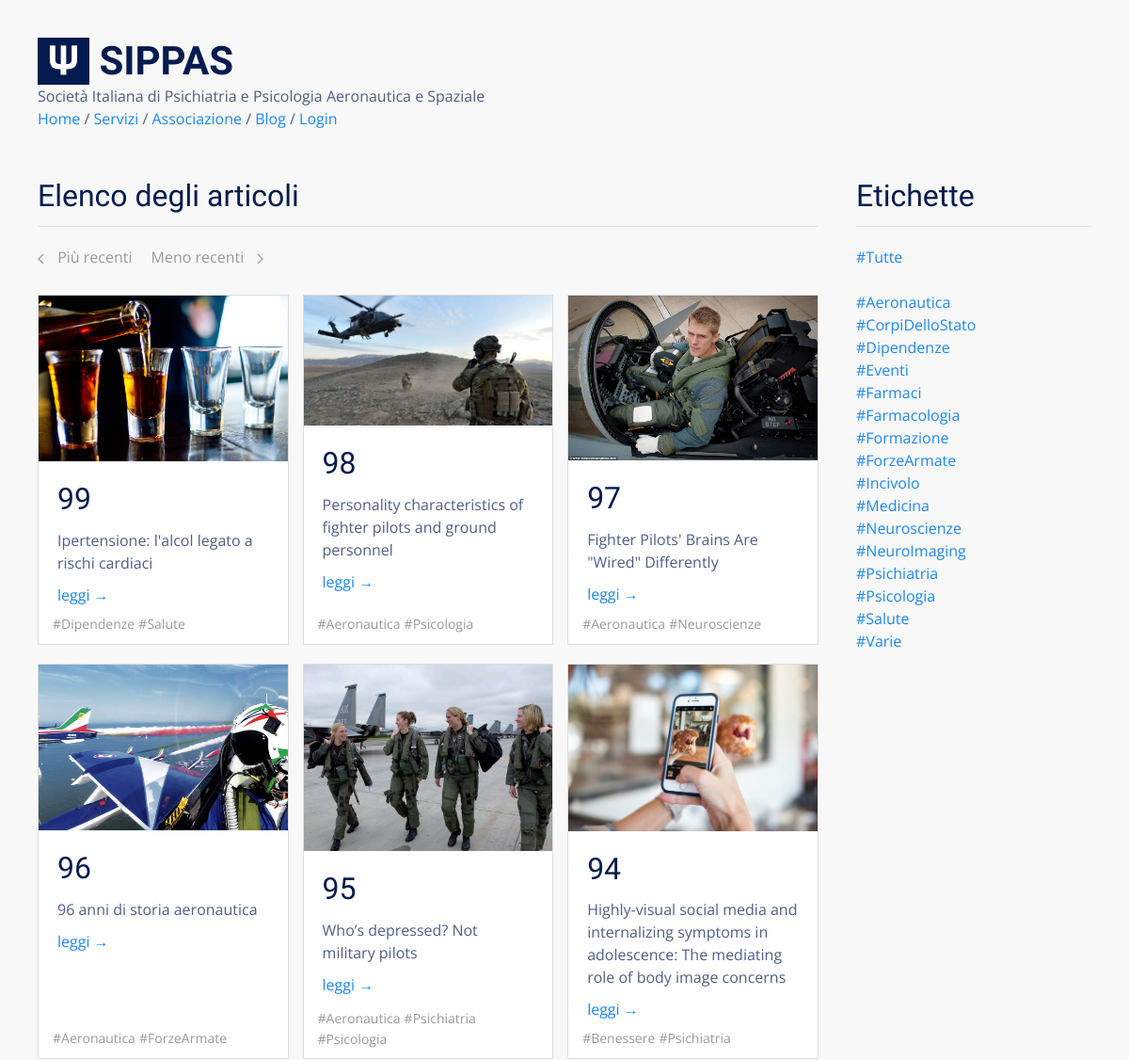
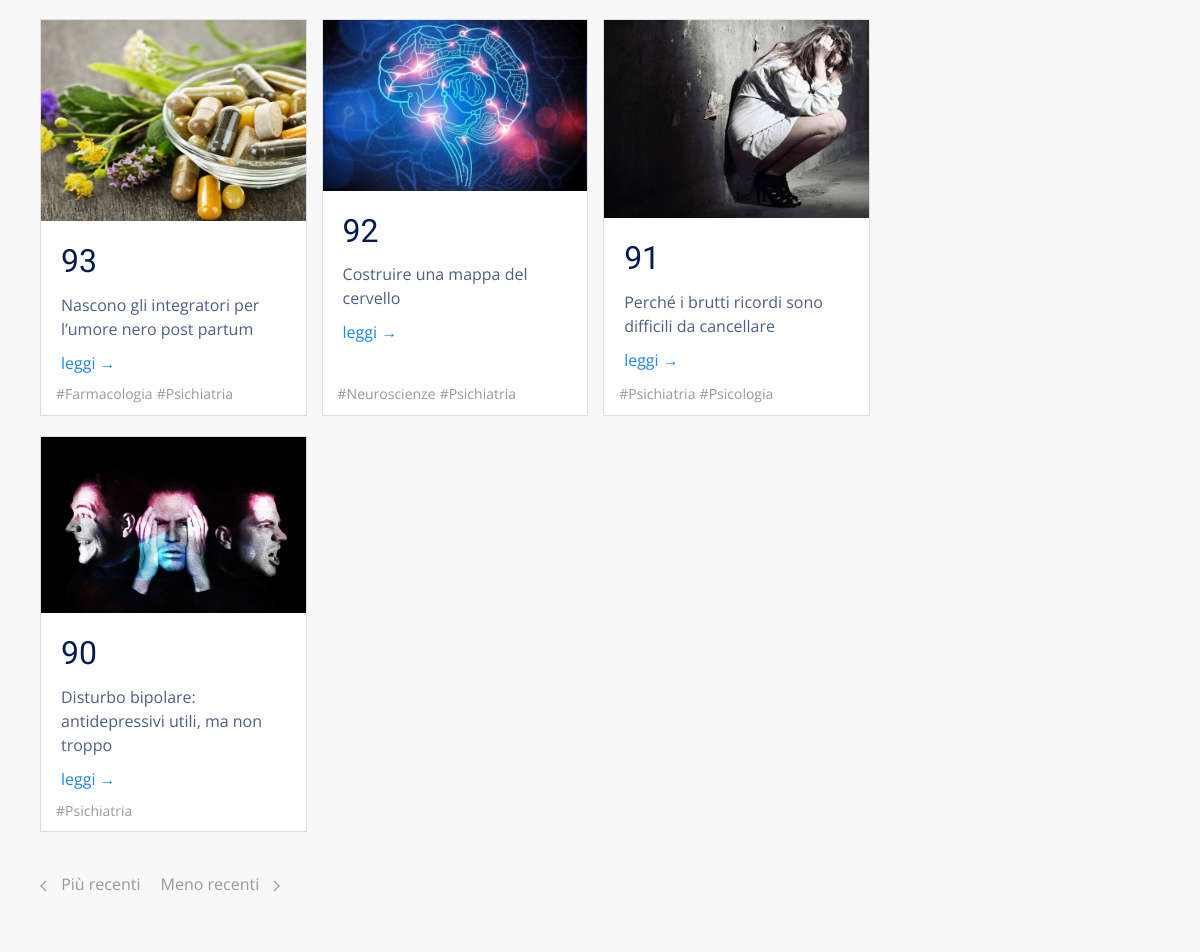
Screenshot of /blog/ with the database file from the repository (2 pictures, top to bottom).
### tables this page shows
CREATE TABLE "posts" (
  "id" integer NOT NULL,
  "title" text,
  "body" TEXT,
  "teaser" text,
  "tags" TEXT,
  "is_sticky" integer,
  "author" text,
  "created_at" TEXT,
  "updated_at" text,
  "published_at" TEXT,
  PRIMARY KEY ("id")
);

### flaskApp/blueprints/blog/routes.py (the view)
@bp_blog.route("/")
@cache.cached()
def posts():
  posts = query_db('SELECT * FROM posts ORDER BY id DESC LIMIT {}'.format(BLOG_PAGE_SIZE))
  return render_template(
    "blog/posts.html",
    posts=posts,
    tags=TAGS,
    pagination="blog/posts_pagination.html"
  )

### flaskApp/db/sqlite.py (called while the page is built)
def get_db():
  if "db" not in g:
    g.db = sqlite3.connect(
      db_path,
      detect_types = sqlite3.PARSE_DECLTYPES,
      isolation_level = "DEFERRED"
    )
    g.db.cursor().execute("PRAGMA journal_mode=WAL")
    g.db.row_factory = sqlite3.Row
  return g.db

def query_db(query, args=(), one = False):
  with closing(get_db().cursor().execute(query, args)) as cur:
    rv = cur.fetchall()
    return (rv[0] if rv else None) if one else rv

### flaskApp/blueprints/blog/templates/blog/posts.html
{% extends 'base.html' %}
{% block content %}
<div class="uk-section">
  <div class="uk-container">
    <div class="uk-grid">
      <div class="uk-width-3-4@s">
        <h2 class="uk-heading-divider">Elenco degli articoli</h2>
        {% if posts %}
          <div class="uk-margin">
            {% include pagination %}
          </div>
          {% include 'blog/posts_list.html' %}
        {% else %}
          <div class="uk-margin">
            Nessun articolo trovato.
          </div>
        {% endif %}
      </div>
      <div class="uk-width-expand">
        <div>
          <h2 class="uk-heading-divider">Etichette</h2>
          {% include 'blog/tags_list.html' %}
        </div>
      </div>
    </div>
    {% if posts %}
      <div class="uk-margin">
        {% include pagination %}
      </div>
    {% endif %}
  </div>
</div>
{% endblock %}

### flaskApp/blueprints/blog/templates/blog/posts_list.html
<div class="uk-grid uk-grid-match uk-grid-small">
  {% for p in posts %}
  <div class="uk-width-1-2@s uk-width-1-3@l uk-margin-bottom">
    <div class="uk-card uk-card-default uk-card-small uk-margin">
      {% if p.teaser %}
      <div class="uk-card-media-top">
        <img src="{{ url_for('static', filename='blog/' + p.teaser | replace('#', p.id | string)) }}" />
      </div>
      {% endif %}
      <div class="uk-card-body">
        <h2 class="uk-margin-remove">{{ p.id }}</h2>
        <p class="uk-margin-small">{{ p.title }}</p>
        <div class="uk-margin-bottom">
          <a href="{{ url_for('blog.view_post', id=p.id) }}">leggi &rarr;</a>
        </div>
        <p class="uk-position-small uk-position-bottom" style="bottom: 10px">
          {% for tag in p.tags.split(' ') %} <a class="uk-text-small uk-text-muted"
            href="{{ url_for('blog.posts_tagged', tag=tag) }}">{{ tag }}</a> {% endfor %}
        </p>
      </div>
    </div>
  </div>
  {% endfor %}
</div>

### flaskApp/static/css/main.css (style rules this page uses)
html { font-family: 'Open Sans', sans-serif; font-size: 16px; font-weight: normal; line-height: 1.5; background: #f8f8f8; color: rgba(3,27,78,0.7); }
h1, .uk-h1, h2, .uk-h2, h3, .uk-h3, h4, .uk-h4, h5, .uk-h5, h6, .uk-h6 { font-family: 'Yanone Kaffeesatz', sans-serif; margin: 0 0 20px 0; font-weight: normal; color: #031b4e; text-transform: none; }
.uk-section { padding: 0px; padding-top: 30px; }
.uk-card-default { color: rgba(3,27,78,0.7) !important; box-shadow: none; border: 1px solid #ddd; }

### rows the page displays
posts: teaser+id (picture), id "99", title "Ipertensione: l'alcol legato a rischi cardiaci", tag "#Dipendenze" "#Salute"
posts: teaser+id (picture), id "98", title "Personality characteristics of fighter pilots and ground personnel", tag "#Aeronautica" "#Psicologia"
posts: teaser+id (picture), id "97", title "Fighter Pilots' Brains Are \"Wired\" Differently", tag "#Aeronautica" "#Neuroscienze"
posts: teaser+id (picture), id "96", title "96 anni di storia aeronautica", tag "#Aeronautica" "#ForzeArmate"
posts: teaser+id (picture), id "95", title "Who’s depressed? Not military pilots", tag "#Aeronautica" "#Psichiatria" "#Psicologia"
posts: teaser+id (picture), id "94", title "Highly-visual social media and internalizing symptoms in adolescence: The mediating role of body image concerns", tag "#Benessere" "#Psichiatria"
posts: teaser+id (picture), id "93", title "Nascono gli integratori per l’umore nero post partum", tag "#Farmacologia" "#Psichiatria"
posts: teaser+id (picture), id "92", title "Costruire una mappa del cervello", tag "#Neuroscienze" "#Psichiatria"
posts: teaser+id (picture), id "91", title "Perché i brutti ricordi sono difficili da cancellare", tag "#Psichiatria" "#Psicologia"
posts: teaser+id (picture), id "90", title "Disturbo bipolare: antidepressivi utili, ma non troppo", tags "#Psichiatria"

### other values shown
{{ t }} "#Aeronautica" "#CorpiDelloStato" "#Dipendenze" "#Eventi" "#Farmaci" "#Farmacologia" "#Formazione" "#ForzeArmate" "#Incivolo" "#Medicina" "#Neuroscienze" "#NeuroImaging" "#Psichiatria" "#Psicologia" "#Salute" "#Varie"
